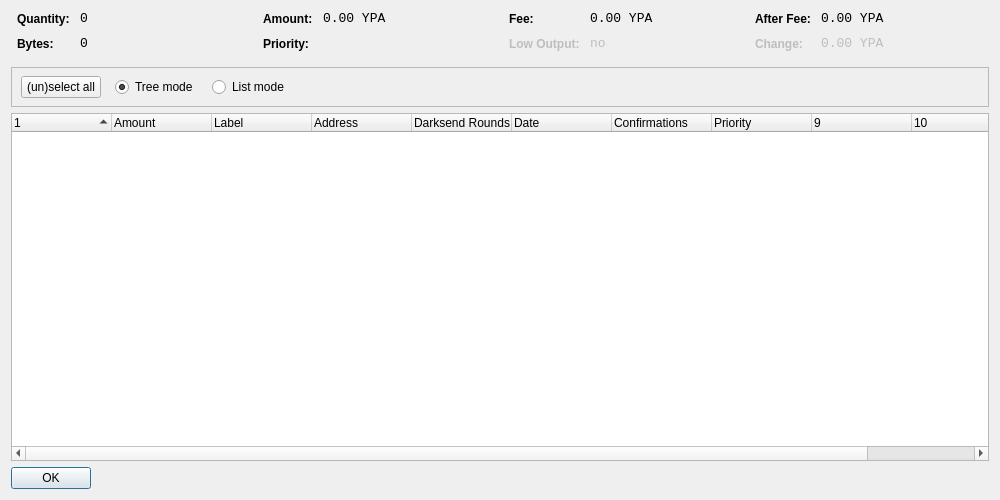
<?xml version="1.0" encoding="UTF-8"?>
<ui version="4.0">
 <class>CoinControlDialog</class>
 <widget class="QDialog" name="CoinControlDialog">
  <property name="geometry">
   <rect>
    <x>0</x>
    <y>0</y>
    <width>1000</width>
    <height>500</height>
   </rect>
  </property>
  <property name="windowTitle">
   <string>Coin Control</string>
  </property>
  <layout class="QVBoxLayout" name="verticalLayout">
   <item>
    <layout class="QHBoxLayout" name="horizontalLayoutTop" stretch="0,0,0,0">
     <property name="topMargin">
      <number>0</number>
     </property>
     <property name="bottomMargin">
      <number>10</number>
     </property>
     <item>
      <layout class="QFormLayout" name="formLayoutCoinControl1">
       <property name="horizontalSpacing">
        <number>10</number>
       </property>
       <property name="verticalSpacing">
        <number>10</number>
       </property>
       <property name="leftMargin">
        <number>6</number>
       </property>
       <property name="rightMargin">
        <number>6</number>
       </property>
       <item row="0" column="0">
        <widget class="QLabel" name="labelCoinControlQuantityText">
         <property name="styleSheet">
          <string notr="true">font-weight:bold;</string>
         </property>
         <property name="text">
          <string>Quantity:</string>
         </property>
        </widget>
       </item>
       <item row="0" column="1">
        <widget class="QLabel" name="labelCoinControlQuantity">
         <property name="font">
          <font>
           <family>Monospace</family>
           <pointsize>10</pointsize>
          </font>
         </property>
         <property name="cursor">
          <cursorShape>IBeamCursor</cursorShape>
         </property>
         <property name="contextMenuPolicy">
          <enum>Qt::ActionsContextMenu</enum>
         </property>
         <property name="text">
          <string notr="true">0</string>
         </property>
         <property name="textInteractionFlags">
          <set>Qt::LinksAccessibleByMouse|Qt::TextSelectableByKeyboard|Qt::TextSelectableByMouse</set>
         </property>
        </widget>
       </item>
       <item row="1" column="0">
        <widget class="QLabel" name="labelCoinControlBytesText">
         <property name="styleSheet">
          <string notr="true">font-weight:bold;</string>
         </property>
         <property name="text">
          <string>Bytes:</string>
         </property>
        </widget>
       </item>
       <item row="1" column="1">
        <widget class="QLabel" name="labelCoinControlBytes">
         <property name="font">
          <font>
           <family>Monospace</family>
           <pointsize>10</pointsize>
          </font>
         </property>
         <property name="cursor">
          <cursorShape>IBeamCursor</cursorShape>
         </property>
         <property name="contextMenuPolicy">
          <enum>Qt::ActionsContextMenu</enum>
         </property>
         <property name="text">
          <string notr="true">0</string>
         </property>
         <property name="textInteractionFlags">
          <set>Qt::LinksAccessibleByMouse|Qt::TextSelectableByKeyboard|Qt::TextSelectableByMouse</set>
         </property>
        </widget>
       </item>
      </layout>
     </item>
     <item>
      <layout class="QFormLayout" name="formLayoutCoinControl2">
       <property name="horizontalSpacing">
        <number>10</number>
       </property>
       <property name="verticalSpacing">
        <number>10</number>
       </property>
       <property name="leftMargin">
        <number>6</number>
       </property>
       <property name="rightMargin">
        <number>6</number>
       </property>
       <item row="0" column="0">
        <widget class="QLabel" name="labelCoinControlAmountText">
         <property name="styleSheet">
          <string notr="true">font-weight:bold;</string>
         </property>
         <property name="text">
          <string>Amount:</string>
         </property>
        </widget>
       </item>
       <item row="0" column="1">
        <widget class="QLabel" name="labelCoinControlAmount">
         <property name="font">
          <font>
           <family>Monospace</family>
           <pointsize>10</pointsize>
          </font>
         </property>
         <property name="cursor">
          <cursorShape>IBeamCursor</cursorShape>
         </property>
         <property name="contextMenuPolicy">
          <enum>Qt::ActionsContextMenu</enum>
         </property>
         <property name="text">
          <string notr="true">0.00 YPA</string>
         </property>
         <property name="textInteractionFlags">
          <set>Qt::LinksAccessibleByMouse|Qt::TextSelectableByKeyboard|Qt::TextSelectableByMouse</set>
         </property>
        </widget>
       </item>
       <item row="1" column="0">
        <widget class="QLabel" name="labelCoinControlPriorityText">
         <property name="styleSheet">
          <string notr="true">font-weight:bold;</string>
         </property>
         <property name="text">
          <string>Priority:</string>
         </property>
        </widget>
       </item>
       <item row="1" column="1">
        <widget class="QLabel" name="labelCoinControlPriority">
         <property name="font">
          <font>
           <family>Monospace</family>
           <pointsize>10</pointsize>
          </font>
         </property>
         <property name="cursor">
          <cursorShape>IBeamCursor</cursorShape>
         </property>
         <property name="contextMenuPolicy">
          <enum>Qt::ActionsContextMenu</enum>
         </property>
         <property name="text">
          <string/>
         </property>
         <property name="textInteractionFlags">
          <set>Qt::LinksAccessibleByMouse|Qt::TextSelectableByKeyboard|Qt::TextSelectableByMouse</set>
         </property>
        </widget>
       </item>
      </layout>
     </item>
     <item>
      <layout class="QFormLayout" name="formLayoutCoinControl3">
       <property name="horizontalSpacing">
        <number>10</number>
       </property>
       <property name="verticalSpacing">
        <number>10</number>
       </property>
       <property name="leftMargin">
        <number>6</number>
       </property>
       <property name="rightMargin">
        <number>6</number>
       </property>
       <item row="0" column="0">
        <widget class="QLabel" name="labelCoinControlFeeText">
         <property name="styleSheet">
          <string notr="true">font-weight:bold;</string>
         </property>
         <property name="text">
          <string>Fee:</string>
         </property>
        </widget>
       </item>
       <item row="0" column="1">
        <widget class="QLabel" name="labelCoinControlFee">
         <property name="font">
          <font>
           <family>Monospace</family>
           <pointsize>10</pointsize>
          </font>
         </property>
         <property name="cursor">
          <cursorShape>IBeamCursor</cursorShape>
         </property>
         <property name="contextMenuPolicy">
          <enum>Qt::ActionsContextMenu</enum>
         </property>
         <property name="text">
          <string notr="true">0.00 YPA</string>
         </property>
         <property name="textInteractionFlags">
          <set>Qt::LinksAccessibleByMouse|Qt::TextSelectableByKeyboard|Qt::TextSelectableByMouse</set>
         </property>
        </widget>
       </item>
       <item row="1" column="0">
        <widget class="QLabel" name="labelCoinControlLowOutputText">
         <property name="enabled">
          <bool>false</bool>
         </property>
         <property name="styleSheet">
          <string notr="true">font-weight:bold;</string>
         </property>
         <property name="text">
          <string>Low Output:</string>
         </property>
        </widget>
       </item>
       <item row="1" column="1">
        <widget class="QLabel" name="labelCoinControlLowOutput">
         <property name="enabled">
          <bool>false</bool>
         </property>
         <property name="font">
          <font>
           <family>Monospace</family>
           <pointsize>10</pointsize>
          </font>
         </property>
         <property name="cursor">
          <cursorShape>IBeamCursor</cursorShape>
         </property>
         <property name="contextMenuPolicy">
          <enum>Qt::ActionsContextMenu</enum>
         </property>
         <property name="text">
          <string notr="true">no</string>
         </property>
         <property name="textInteractionFlags">
          <set>Qt::LinksAccessibleByMouse|Qt::TextSelectableByKeyboard|Qt::TextSelectableByMouse</set>
         </property>
        </widget>
       </item>
      </layout>
     </item>
     <item>
      <layout class="QFormLayout" name="formLayoutCoinControl4">
       <property name="horizontalSpacing">
        <number>10</number>
       </property>
       <property name="verticalSpacing">
        <number>10</number>
       </property>
       <property name="leftMargin">
        <number>6</number>
       </property>
       <property name="rightMargin">
        <number>6</number>
       </property>
       <item row="0" column="0">
        <widget class="QLabel" name="labelCoinControlAfterFeeText">
         <property name="styleSheet">
          <string notr="true">font-weight:bold;</string>
         </property>
         <property name="text">
          <string>After Fee:</string>
         </property>
        </widget>
       </item>
       <item row="0" column="1">
        <widget class="QLabel" name="labelCoinControlAfterFee">
         <property name="font">
          <font>
           <family>Monospace</family>
           <pointsize>10</pointsize>
          </font>
         </property>
         <property name="cursor">
          <cursorShape>IBeamCursor</cursorShape>
         </property>
         <property name="contextMenuPolicy">
          <enum>Qt::ActionsContextMenu</enum>
         </property>
         <property name="text">
          <string notr="true">0.00 YPA</string>
         </property>
         <property name="textInteractionFlags">
          <set>Qt::LinksAccessibleByMouse|Qt::TextSelectableByKeyboard|Qt::TextSelectableByMouse</set>
         </property>
        </widget>
       </item>
       <item row="1" column="0">
        <widget class="QLabel" name="labelCoinControlChangeText">
         <property name="enabled">
          <bool>false</bool>
         </property>
         <property name="styleSheet">
          <string notr="true">font-weight:bold;</string>
         </property>
         <property name="text">
          <string>Change:</string>
         </property>
        </widget>
       </item>
       <item row="1" column="1">
        <widget class="QLabel" name="labelCoinControlChange">
         <property name="enabled">
          <bool>false</bool>
         </property>
         <property name="font">
          <font>
           <family>Monospace</family>
           <pointsize>10</pointsize>
          </font>
         </property>
         <property name="cursor">
          <cursorShape>IBeamCursor</cursorShape>
         </property>
         <property name="contextMenuPolicy">
          <enum>Qt::ActionsContextMenu</enum>
         </property>
         <property name="text">
          <string notr="true">0.00 YPA</string>
         </property>
         <property name="textInteractionFlags">
          <set>Qt::LinksAccessibleByMouse|Qt::TextSelectableByKeyboard|Qt::TextSelectableByMouse</set>
         </property>
        </widget>
       </item>
      </layout>
     </item>
    </layout>
   </item>
   <item>
    <widget class="QFrame" name="frame">
     <property name="minimumSize">
      <size>
       <width>0</width>
       <height>40</height>
      </size>
     </property>
     <property name="frameShape">
      <enum>QFrame::StyledPanel</enum>
     </property>
     <property name="frameShadow">
      <enum>QFrame::Sunken</enum>
     </property>
     <widget class="QWidget" name="horizontalLayoutWidget">
      <property name="geometry">
       <rect>
        <x>10</x>
        <y>0</y>
        <width>781</width>
        <height>41</height>
       </rect>
      </property>
      <layout class="QHBoxLayout" name="horizontalLayoutPanel" stretch="0,0,0,0,0">
       <property name="spacing">
        <number>14</number>
       </property>
       <item>
        <widget class="QPushButton" name="pushButtonSelectAll">
         <property name="sizePolicy">
          <sizepolicy hsizetype="Maximum" vsizetype="Fixed">
           <horstretch>0</horstretch>
           <verstretch>0</verstretch>
          </sizepolicy>
         </property>
         <property name="text">
          <string>(un)select all</string>
         </property>
        </widget>
       </item>
       <item>
        <widget class="QRadioButton" name="radioTreeMode">
         <property name="sizePolicy">
          <sizepolicy hsizetype="Maximum" vsizetype="Fixed">
           <horstretch>0</horstretch>
           <verstretch>0</verstretch>
          </sizepolicy>
         </property>
         <property name="text">
          <string>Tree mode</string>
         </property>
         <property name="checked">
          <bool>true</bool>
         </property>
        </widget>
       </item>
       <item>
        <widget class="QRadioButton" name="radioListMode">
         <property name="sizePolicy">
          <sizepolicy hsizetype="Maximum" vsizetype="Fixed">
           <horstretch>0</horstretch>
           <verstretch>0</verstretch>
          </sizepolicy>
         </property>
         <property name="text">
          <string>List mode</string>
         </property>
        </widget>
       </item>
       <item>
        <spacer name="horizontalSpacer">
         <property name="orientation">
          <enum>Qt::Horizontal</enum>
         </property>
         <property name="sizeHint" stdset="0">
          <size>
           <width>40</width>
           <height>20</height>
          </size>
         </property>
        </spacer>
       </item>
      </layout>
     </widget>
    </widget>
   </item>
   <item>
    <widget class="CoinControlTreeWidget" name="treeWidget">
     <property name="contextMenuPolicy">
      <enum>Qt::CustomContextMenu</enum>
     </property>
     <property name="sortingEnabled">
      <bool>false</bool>
     </property>
     <property name="columnCount">
      <number>11</number>
     </property>
     <attribute name="headerShowSortIndicator" stdset="0">
      <bool>true</bool>
     </attribute>
     <attribute name="headerStretchLastSection">
      <bool>false</bool>
     </attribute>
     <column>
      <property name="text">
       <string/>
      </property>
     </column>
     <column>
      <property name="text">
       <string>Amount</string>
      </property>
     </column>
     <column>
      <property name="text">
       <string>Label</string>
      </property>
     </column>
     <column>
      <property name="text">
       <string>Address</string>
      </property>
     </column>
     <column>
      <property name="text">
       <string>Darksend Rounds</string>
      </property>
    </column>
     <column>
      <property name="text">
       <string>Date</string>
      </property>
     </column>
     <column>
      <property name="text">
       <string>Confirmations</string>
      </property>
      <property name="toolTip">
       <string>Confirmed</string>
      </property>
     </column>
     <column>
      <property name="text">
       <string>Priority</string>
      </property>
     </column>
     <column>
      <property name="text">
       <string/>
      </property>
     </column>
     <column>
      <property name="text">
       <string/>
      </property>
     </column>
     <column>
      <property name="text">
       <string/>
      </property>
     </column>
     <column>
      <property name="text">
       <string/>
      </property>
     </column>
    </widget>
   </item>
   <item>
    <widget class="QDialogButtonBox" name="buttonBox">
     <property name="sizePolicy">
      <sizepolicy hsizetype="Maximum" vsizetype="Fixed">
       <horstretch>0</horstretch>
       <verstretch>0</verstretch>
      </sizepolicy>
     </property>
     <property name="orientation">
      <enum>Qt::Horizontal</enum>
     </property>
     <property name="standardButtons">
      <set>QDialogButtonBox::Ok</set>
     </property>
    </widget>
   </item>
  </layout>
 </widget>
 <customwidgets>
  <customwidget>
   <class>CoinControlTreeWidget</class>
   <extends>QTreeWidget</extends>
   <header>coincontroltreewidget.h</header>
  </customwidget>
 </customwidgets>
 <resources/>
 <connections/>
</ui>
